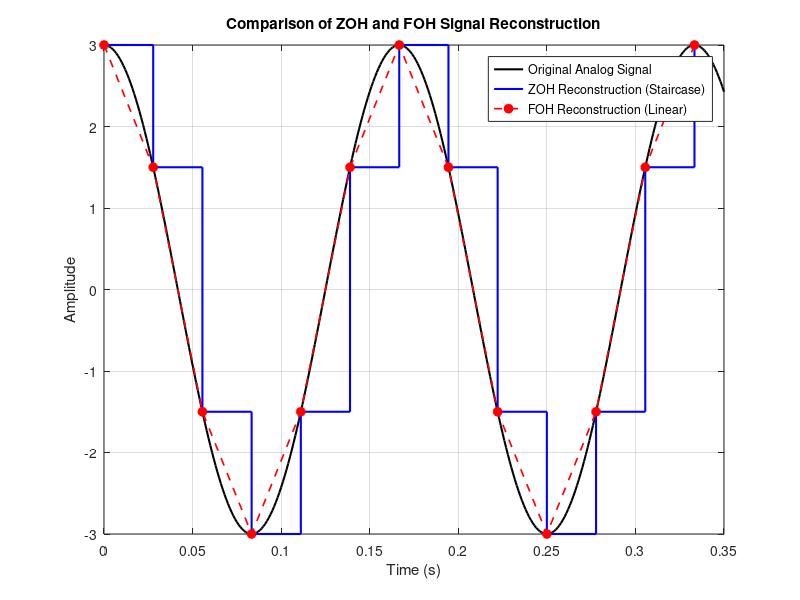

This figure's MATLAB source:
clc; clear; close all;
f = 6;     % 6 Hz signal
fs = 36;   % 36 Hz sampling frequency
Ts = 1/fs;
t_cont = 0:0.001:0.35;
x_cont = 3 * cos(2*pi*f*t_cont);
t_samp = 0:Ts:0.35;
x_samp = 3 * cos(2*pi*f*t_samp);
figure;
plot(t_cont, x_cont, 'k-', 'LineWidth', 1.5); hold on;
stairs(t_samp, x_samp, 'b-', 'LineWidth', 1.5);
plot(t_samp, x_samp, 'r--o', 'LineWidth', 1.2, 'MarkerFaceColor', 'r');
grid on;
legend('Original Analog Signal', 'ZOH Reconstruction (Staircase)', 'FOH Reconstruction (Linear)');
title('Comparison of ZOH and FOH Signal Reconstruction');
xlabel('Time (s)'); ylabel('Amplitude');
